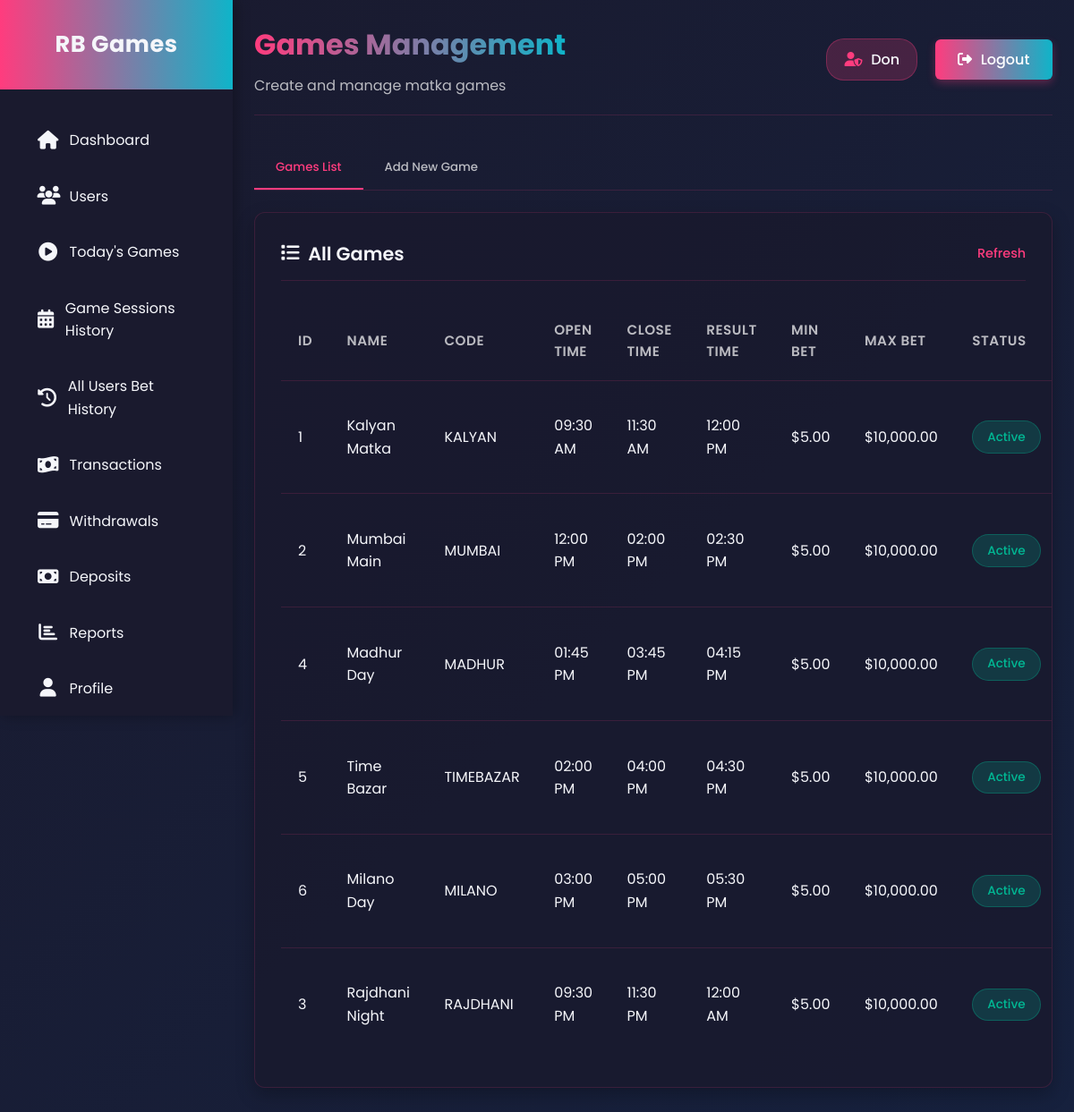
/admin/admin_games.php (signed in), run on the app's committed database.
### tables this page shows
CREATE TABLE `games` (
  `id` int(11) NOT NULL,
  `name` varchar(100) NOT NULL,
  `code` varchar(20) NOT NULL,
  `description` text DEFAULT NULL,
  `open_time` time NOT NULL,
  `close_time` time NOT NULL,
  `game_mode` enum('open','close') DEFAULT 'open',
  `game_type` enum('single_ank','jodi','single_patti','double_patti','triple_patti','half_sangam','full_sangam','sp_motor','dp_motor','red_bracket','digital_jodi','choice_pana','group_jodi','abr_100','abr_cut') DEFAULT 'single_ank',
  `game_type_id` int(11) DEFAULT 1,
  `result_time` time NOT NULL,
  `status` enum('active','inactive','maintenance') DEFAULT 'active',
  `min_bet` decimal(8,2) DEFAULT 5.00,
  `max_bet` decimal(10,2) DEFAULT 10000.00,
  `created_at` timestamp NOT NULL DEFAULT current_timestamp()
);

### admin/admin_games.php (the view, shortened to what this page needs)
<?php
require_once '../config.php';
$admin_username = $_SESSION['admin_username'];
$games = [];
$sql = "SELECT * FROM games ORDER BY open_time, name";
$result = $conn->query($sql);
if ($result && $result->num_rows > 0) {
    while ($row = $result->fetch_assoc()) {
        $games[] = $row;
    }
}
?>
<!DOCTYPE html>
<html lang="en">
<head>
    <link rel="stylesheet" href="https://cdnjs.cloudflare.com/ajax/libs/font-awesome/6.4.0/css/all.min.css">
</head>
<body>
    <div class="admin-container">
        <div class="sidebar" id="sidebar">
            <div class="sidebar-header">
                <h2>RB Games</h2>
            </div>
            <div class="sidebar-menu">
                <a href="dashboard.php" class="menu-item">
                    <i class="fas fa-home"></i>
                    <span>Dashboard</span>
                </a>
                <a href="users.php" class="menu-item">
                    <i class="fas fa-users"></i>
                    <span>Users</span>
                </a>
                <a href="todays_active_games.php" class="menu-item ">
                    <i class="fas fa-play-circle"></i>
                    <span>Today's Games</span>
                </a>
                <a href="game_sessions_history.php" class="menu-item ">
                    <i class="fas fa-calendar-alt"></i>
                    <span>Game Sessions History</span>
                </a>
                <a href="all_users_history.php" class="menu-item ">
                    <i class="fas fa-history"></i>
                    <span>All Users Bet History</span>
                </a>
                <a href="admin_transactions.php" class="menu-item">
                    <i class="fas fa-money-bill-wave"></i>
                    <span>Transactions</span>
                </a>
                <a href="admin_withdrawals.php" class="menu-item">
                    <i class="fas fa-credit-card"></i>
                    <span>Withdrawals</span>
                </a>
                <a href="admin_deposits.php" class="menu-item">
                    <i class="fas fa-money-bill"></i>
                    <span>Deposits</span>
                </a>
                <a href="admin_reports.php" class="menu-item">
                    <i class="fas fa-chart-bar"></i>
                    <span>Reports</span>
                </a>
                <a href="admin_profile.php" class="menu-item ">
                    <i class="fas fa-user"></i>
                    <span>Profile</span>
                </a>
            </div>
        </div>
        <div class="main-content">
            <div class="header">
                <div class="welcome">
                    <h1>Games Management</h1>
                    <p>Create and manage matka games</p>
                </div>
                <div class="header-actions">
                    <div class="admin-badge">
                        <i class="fas fa-user-shield"></i>
                        <span><?php echo $admin_username; ?></span>
                    </div>
                    <a href="admin_logout.php" class="logout-btn">
                        <i class="fas fa-sign-out-alt"></i>
                        <span>Logout</span>
                    </a>
                </div>
            </div>
            <div class="tabs">
                <button class="tab <?php echo !isset($_GET['edit']) ? 'active' : ''; ?>" data-tab="games-list">Games List</button>
                <button class="tab <?php echo isset($_GET['edit']) ? 'active' : ''; ?>" data-tab="game-form">
                    <?php echo isset($_GET['edit']) ? 'Edit Game' : 'Add New Game'; ?>
                </button>
            </div>
            <div class="tab-content <?php echo !isset($_GET['edit']) ? 'active' : ''; ?>" id="games-list">
                <div class="dashboard-section">
                    <div class="section-header">
                        <h2 class="section-title"><i class="fas fa-list"></i> All Games</h2>
                        <a href="admin_games.php" class="view-all">Refresh</a>
                    </div>
                    <?php if (!empty($games)): ?>
                        <div class="table-container">
                            <table class="data-table">
                                <thead>
                                    <tr>
                                        <th>ID</th>
                                        <th>Name</th>
                                        <th>Code</th>
                                        <th>Open Time</th>
                                        <th>Close Time</th>
                                        <th>Result Time</th>
                                        <th>Min Bet</th>
                                        <th>Max Bet</th>
                                        <th>Status</th>
                                    </tr>
                                </thead>
                                <tbody>
                                    <?php foreach ($games as $game): ?>
                                        <tr>
                                            <td><?php echo $game['id']; ?></td>
                                            <td><?php echo $game['name']; ?></td>
                                            <td><?php echo $game['code']; ?></td>
                                            <td><?php echo date('h:i A', strtotime($game['open_time'])); ?></td>
                                            <td><?php echo date('h:i A', strtotime($game['close_time'])); ?></td>
                                            <td><?php echo date('h:i A', strtotime($game['result_time'])); ?></td>
                                            <td>$<?php echo number_format($game['min_bet'], 2); ?></td>
                                            <td>$<?php echo number_format($game['max_bet'], 2); ?></td>
                                            <td>
                                                <span class="status status-<?php echo $game['status']; ?>">
                                                    <?php echo ucfirst($game['status']); ?>
                                                </span>
                                            </td>
                                        </tr>
                                    <?php endforeach; ?>
                                </tbody>
                            </table>
                        </div>
                    <?php else: ?>
                        <div class="text-center p-3">
                            <p>No games found. <a href="admin_games.php" class="view-all">Add your first game</a></p>
                        </div>
                    <?php endif; ?>
                </div>
            </div>
        </div>
    </div>
</body>
</html>

### data on the page
games: id "1", name "Kalyan Matka", code "KALYAN", open_time "09:30 AM", close_time "11:30 AM", result_time "12:00 PM", min_bet "5.00", max_bet "10,000.00", status "Active"
games: id "2", name "Mumbai Main", code "MUMBAI", open_time "12:00 PM", close_time "02:00 PM", result_time "02:30 PM", min_bet "5.00", max_bet "10,000.00", status "Active"
games: id "4", name "Madhur Day", code "MADHUR", open_time "01:45 PM", close_time "03:45 PM", result_time "04:15 PM", min_bet "5.00", max_bet "10,000.00", status "Active"
games: id "5", name "Time Bazar", code "TIMEBAZAR", open_time "02:00 PM", close_time "04:00 PM", result_time "04:30 PM", min_bet "5.00", max_bet "10,000.00", status "Active"
games: id "6", name "Milano Day", code "MILANO", open_time "03:00 PM", close_time "05:00 PM", result_time "05:30 PM", min_bet "5.00", max_bet "10,000.00", status "Active"
games: id "3", name "Rajdhani Night", code "RAJDHANI", open_time "09:30 PM", close_time "11:30 PM", result_time "12:00 AM", min_bet "5.00", max_bet "10,000.00", status "Active"

### other printed values
$admin_username "Don"
